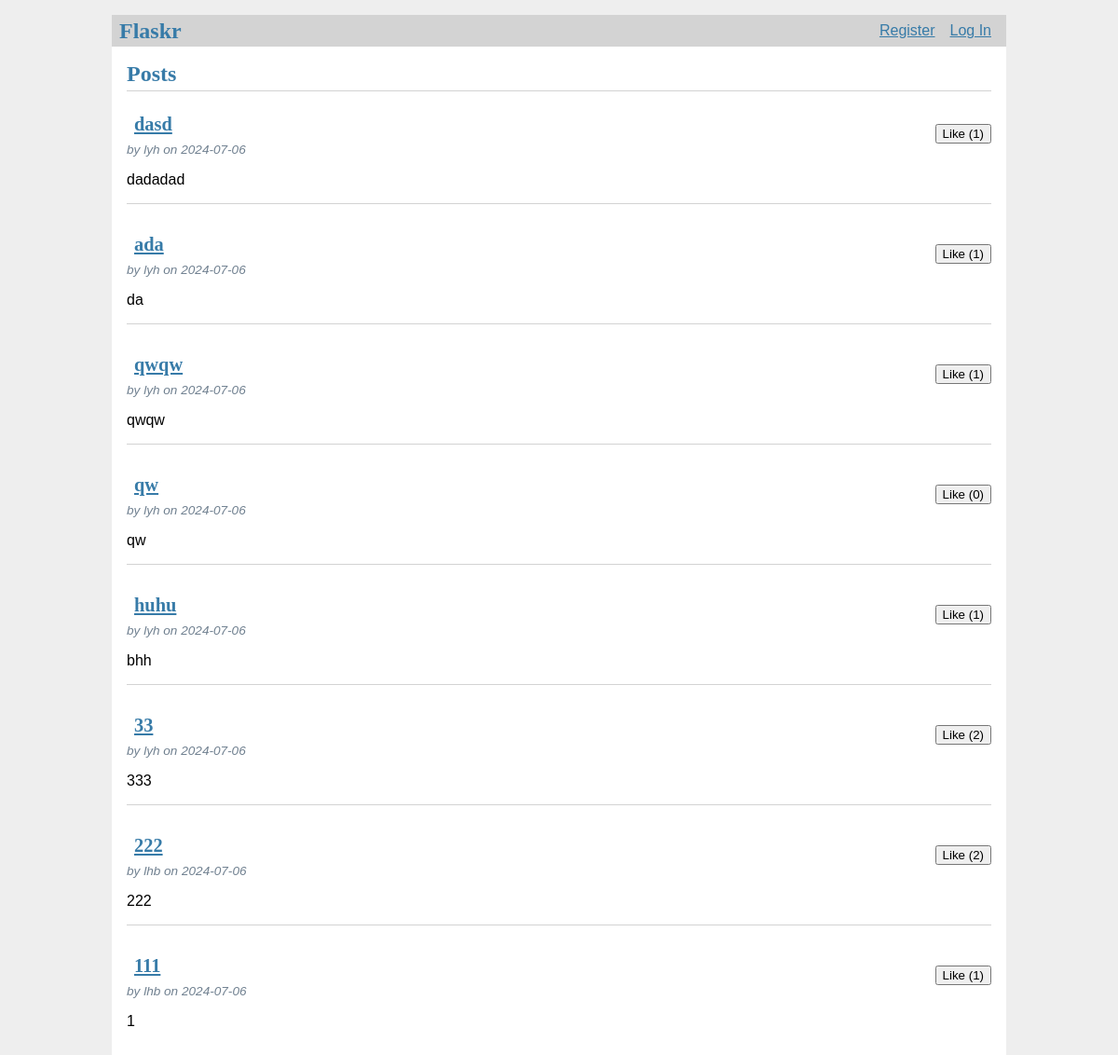
The page / on the database its author committed.
### tables this page shows
CREATE TABLE post (
  id INTEGER PRIMARY KEY AUTOINCREMENT,
  author_id INTEGER NOT NULL,
  created TIMESTAMP NOT NULL DEFAULT CURRENT_TIMESTAMP,
  title TEXT NOT NULL,
  body TEXT NOT NULL,
  likes INTEGER DEFAULT 0,
  FOREIGN KEY (author_id) REFERENCES user (id)
);

CREATE TABLE user (
  id INTEGER PRIMARY KEY AUTOINCREMENT,
  username TEXT UNIQUE NOT NULL,
  password TEXT NOT NULL
);

### flaskr/blog.py (the view)
@bp.route('/')
def index():
    db = get_db()
    posts = db.execute(
        'SELECT p.id, title, body, created, author_id, likes,username'
        ' FROM post p JOIN user u ON p.author_id = u.id'
        ' ORDER BY created DESC'
    ).fetchall()
    print(posts)
    return render_template('blog/index.html', posts=posts)

### flaskr/auth.py (called while the page is built)
@bp.before_app_request
def load_logged_in_user():
    user_id = session.get('user_id')
    if user_id is None:
        g.user = None
    else:
        g.user = get_db().execute(
            'SELECT * FROM user WHERE id = ?', (user_id,)
        ).fetchone()

### flaskr/db.py (called while the page is built)
def get_db():
    if 'db' not in g:
        g.db = sqlite3.connect(
            current_app.config['DATABASE'],
            detect_types=sqlite3.PARSE_DECLTYPES
        )
        g.db.row_factory = sqlite3.Row
    return g.db

### flaskr/templates/blog/index.html (shortened to what this page needs)
{% extends 'base.html' %}
{% block header %}
  <h1>{% block title %}Posts{% endblock %}</h1>
{% endblock %}
{% block content %}
  {% for post in posts %}
    <article class="post">
      <header>
        <div>
          <h1><a class="action" href="{{ url_for('blog.details', id=post['id']) }}">{{ post['title'] }}</a></h1>
          <div class="about">by {{ post['username'] }} on {{ post['created'].strftime('%Y-%m-%d') }}</div>
        </div>
        <div class="actions">
            <form action="{{ url_for('blog.like_post', id=post['id']) }}">
                <button type="submit">Like ({{ post['likes'] }})</button>
            </form>
        </div>
      </header>
      <p class="body">{{ post['body'] }}</p>
    </article>
    {% if not loop.last %}
      <hr>
    {% endif %}
  {% endfor %}
{% endblock %}

### flaskr/templates/base.html (shortened to what this page needs)
<!doctype html>
<link rel="stylesheet" href="{{ url_for('static', filename='style.css') }}">
<nav>
  <h1>Flaskr</h1>
  <ul>
    {% if g.user %}
      <li><span>{{ g.user['username'] }}</span>
      <li><a href="{{ url_for('auth.logout') }}">Log Out</a>
    {% else %}
      <li><a href="{{ url_for('auth.register') }}">Register</a>
      <li><a href="{{ url_for('auth.login') }}">Log In</a>
    {% endif %}
  </ul>
</nav>
<section class="content">
  <header>
    {% block header %}{% endblock %}
  </header>
  {% block content %}{% endblock %}
</section>

### flaskr/static/style.css (style rules this page uses)
h1 { font-family: serif; color: #377ba8; margin: 1rem 0; }
a { color: #377ba8; }
hr { border: none; border-top: 1px solid lightgray; }
nav { background: lightgray; display: flex; align-items: center; padding: 0 0.5rem; }
nav h1 { flex: auto; margin: 0; }
nav ul { display: flex; list-style: none; margin: 0; padding: 0; }
nav ul li a, nav ul li span, header .action { display: block; padding: 0.5rem; }
.content { padding: 0 1rem 1rem; }
.content > header { border-bottom: 1px solid lightgray; display: flex; align-items: flex-end; }
.content > header h1 { flex: auto; margin: 1rem 0 0.25rem 0; }
.post > header { display: flex; align-items: flex-end; font-size: 0.85em; }
.post > header > div:first-of-type { flex: auto; }
.post > header h1 { font-size: 1.5em; margin-bottom: 0; }
.post .about { color: slategray; font-style: italic; }
.post .body { white-space: pre-line; }
.content:last-child { margin-bottom: 0; }
.content form { margin: 1em 0; display: flex; flex-direction: column; }

### rows shown on the page
post: title "dasd", username "lyh", created "2024-07-06", likes "1", body "dadadad"
post: title "ada", username "lyh", created "2024-07-06", likes "1", body "da"
post: title "qwqw", username "lyh", created "2024-07-06", likes "1", body "qwqw"
post: title "qw", username "lyh", created "2024-07-06", likes "0", body "qw"
post: title "huhu", username "lyh", created "2024-07-06", likes "1", body "bhh"
post: title "33", username "lyh", created "2024-07-06", likes "2", body "333"
post: title "222", username "lhb", created "2024-07-06", likes "2", body "222"
post: title "111", username "lhb", created "2024-07-06", likes "1", body "1"
